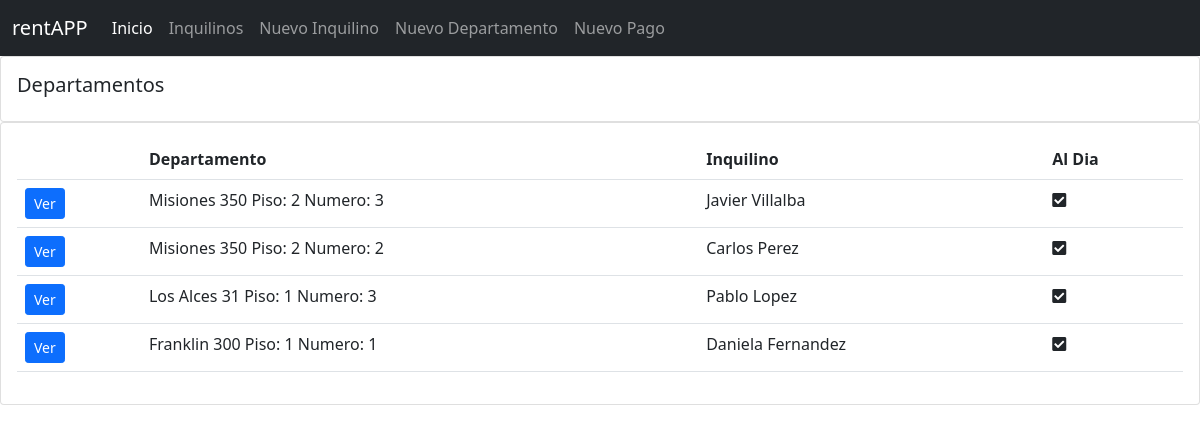
The page / on the database its author committed.
### cuentas/models.py (models this page shows)
class Inquilino(models.Model):
    dni= models.IntegerField()
    nombre = models.CharField(max_length=50, null=True)
    apellido = models.CharField(max_length=50, null=True)
    email = models.EmailField()
    celular = models.DecimalField(max_digits=15, decimal_places=0, default=0)
    departamento = models.ForeignKey(Departamento, on_delete= models.PROTECT, null=True)
    def __str__(self):
        return "{} {}".format(self.nombre, self.apellido)

class Departamento(models.Model):
    nombre = models.CharField(max_length=50, default='')
    direccion = models.CharField(max_length=200, default='')
    piso = models.CharField(max_length=10, default=0, null=True)
    numero = models.CharField(max_length=10, default=0, null=True)
    provincia = models.ForeignKey(Provincia, on_delete= models.PROTECT, null=True)
    localidad = models.ForeignKey(Localidad, on_delete= models.PROTECT, null=True)
    def __str__(self):
        return "{} Piso: {} Numero: {}".format(self.direccion, self.piso, self.numero)

### cuentas/views.py (the view)
# urls.py: path('', views.index, name="home"),
def index(request):
    inquilino = Inquilino.objects.all()
    return render(request, 'cuentas/index.html', {'inquilino': inquilino })

### cuentas/templates/cuentas/index.html
{% extends 'cuentas/main.html' %}
{% block content %}
    <div class="row">
        <div class="col-md">
            <div class="card card-body">
                <h5>Departamentos</h5>
            </div>
            <div class="card card-body">
                <table class="table">
                    <tr>
                        <th></th>
                        <th>Departamento</th>
                        <th>Inquilino</th>
                        <th>Al Dia</th>
                    </tr>
                    {% for i in inquilino %}
                        <tr>
                            <td><a class= "btn btn-sm btn-primary" href="{% url 'departamento' i.departamento.id %}">Ver</a></td>
                            <td>{{i.departamento}}</td>
                            <td>{{i}}</td>
                            <td><i class="fas fa-check-square"></i></td>
                        </tr>
                    {% endfor %}
                </table>
            </div>
        </div>
    </div>
{% endblock %}

### rows shown on the page
Inquilino: departamento "Misiones 350 Piso: 2 Numero: 3", nombre+apellido "Javier Villalba"
Inquilino: departamento "Misiones 350 Piso: 2 Numero: 2", nombre+apellido "Carlos Perez"
Inquilino: departamento "Los Alces 31 Piso: 1 Numero: 3", nombre+apellido "Pablo Lopez"
Inquilino: departamento "Franklin 300 Piso: 1 Numero: 1", nombre+apellido "Daniela Fernandez"
